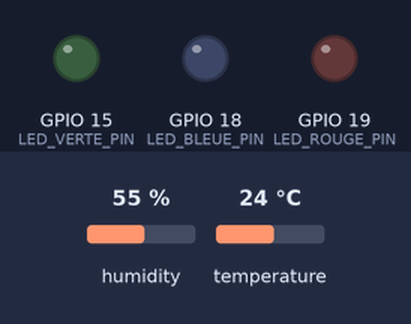
The sketch below on a simulated ESP32. On the bench: output pins drawn as LEDs (lit = HIGH). Inputs (shaded band) come from the test bench; at power-on: humidity 55 %, temperature 24 °C. WiFi joins after 1.5 s; servers stay silent unless stated; uploads are accepted with an empty reply; what the sketch prints to the serial monitor is not drawn.

Above: at 0.0 s.
At 1.1 s:
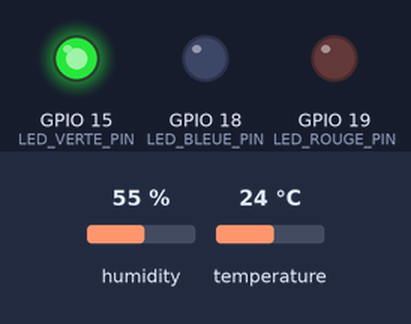
At 2.7 s:
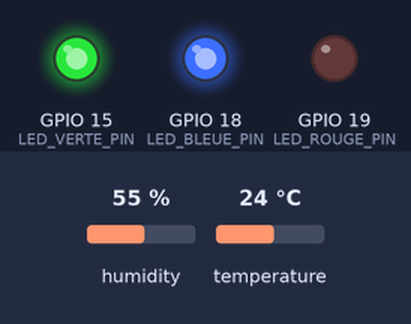
Timing chart, 0 to 4.2 s (numbered marks = the images above):
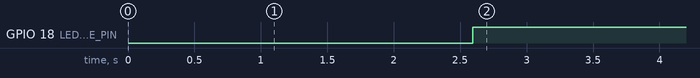

Measured:
- by itself, GPIO 18 (LED_BLEUE_PIN): LOW → HIGH at 2.6 s

The sketch:

esp_monitor.ino
```cpp
#include <Wire.h>
#include <WiFi.h>
#include <Adafruit_Sensor.h>
#include <Adafruit_BME280.h>
#include <HTTPClient.h>
#include <ArduinoJson.h>

// === NOTE: Replace these placeholders with your network info locally.
// Do NOT commit real passwords to a PUBLIC repo. ===
const char* WIFI_SSID = "YOUR_WIFI_SSID";
const char* WIFI_PASSWORD = "YOUR_WIFI_PASSWORD";

// === URL des endpoints ANVIL ===
// Replace with your real endpoints if needed
const char* URL_ENREGISTRER = "https://example.com/_/api/enregistrer_donnees_capteur";
const char* URL_ALERT_STATUS = "https://example.com/_/api/get_alert_status";

// === Pins ===
const int LED_VERTE_PIN = 15;
const int LED_BLEUE_PIN = 18;
const int LED_ROUGE_PIN = 19;
const int BUZZER_PIN    = 23;

// === I2C et capteurs ===
TwoWire I2C_Bus1 = TwoWire(0);  // GPIO 21/22
TwoWire I2C_Bus2 = TwoWire(1);  // GPIO 4/5
Adafruit_BME280 bme1;
Adafruit_BME280 bme2;

bool capteur1_ok = false;
bool capteur2_ok = false;

void envoyer_donnees_capteur(int sensor_id, float temp, float hum) {
  if (WiFi.status() == WL_CONNECTED) {
    HTTPClient http;
    http.begin(URL_ENREGISTRER);
    http.addHeader("Content-Type", "application/json");
    StaticJsonDocument<200> doc;
    doc["sensor_id"] = sensor_id;
    doc["temperature"] = temp;
    doc["humidite"] = hum;
    String jsonData;
    serializeJson(doc, jsonData);

    Serial.print("📤 Envoi capteur ");
    Serial.print(sensor_id);
    Serial.print(" : ");
    Serial.println(jsonData);

    int codeReponse = http.POST(jsonData);
    String reponse = http.getString();

    Serial.print("📥 Réponse serveur (");
    Serial.print(codeReponse);
    Serial.print(") : ");
    Serial.println(reponse);

    http.end();
  } else {
    Serial.println("❌ WiFi non connecté !");
  }
}

bool get_alert_status() {
  if (WiFi.status() == WL_CONNECTED) {
    HTTPClient http;
    http.begin(URL_ALERT_STATUS);
    int code = http.GET();
    if (code == 200) {
      String response = http.getString();
      StaticJsonDocument<200> doc;
      DeserializationError error = deserializeJson(doc, response);
      http.end();
      if (!error && doc.containsKey("alert")) {
        return doc["alert"];
      }
    } else {
      Serial.print("❌ Erreur GET /get_alert_status : ");
      Serial.println(code);
      http.end();
    }
  }
  return false; // Par défaut, pas d’alerte si erreur réseau
}

void scannerI2C(TwoWire &wire, String busName) {
  Serial.print("\n--- Scan I2C ");
  Serial.print(busName);
  Serial.println(" ---");
  byte count = 0;
  for (byte addr = 1; addr < 127; addr++) {
    wire.beginTransmission(addr);
    byte error = wire.endTransmission();
    if (error == 0) {
      Serial.print("✅ Device trouvé à 0x");
      if (addr < 16) Serial.print("0");
      Serial.print(addr, HEX);
      if (addr == 0x76) Serial.print(" (BME280)");
      if (addr == 0x77) Serial.print(" (BME280)");
      Serial.println();
      count++;
    }
  }
  if (count == 0) Serial.println("❌ Aucun device trouvé");
  else {
    Serial.print("✅ Total: ");
    Serial.print(count);
    Serial.println(" device(s)");
  }
  Serial.println("────────────────────────────");
}

void setup() {
  Serial.begin(115200);
  delay(1000);
  Serial.println("╔═══════════════════════════════════════╗");
  Serial.println("║  Système de monitoring IoT fromagerie ║");
  Serial.println("╚═══════════════════════════════════════╝");

  pinMode(LED_VERTE_PIN, OUTPUT);
  pinMode(LED_BLEUE_PIN, OUTPUT);
  pinMode(LED_ROUGE_PIN, OUTPUT);
  pinMode(BUZZER_PIN, OUTPUT);

  digitalWrite(LED_VERTE_PIN, HIGH);
  digitalWrite(LED_BLEUE_PIN, LOW);
  digitalWrite(LED_ROUGE_PIN, LOW);
  noTone(BUZZER_PIN);

  // I2C + capteurs
  I2C_Bus1.begin(21, 22, 100000);
  I2C_Bus2.begin(4, 5, 100000);
  scannerI2C(I2C_Bus1, "Bus 1 (GPIO 21/22)");
  scannerI2C(I2C_Bus2, "Bus 2 (GPIO 4/5)");
  capteur1_ok = bme1.begin(0x76, &I2C_Bus1);
  capteur2_ok = bme2.begin(0x76, &I2C_Bus2);

  WiFi.begin(WIFI_SSID, WIFI_PASSWORD);
  Serial.print("Connexion en cours");
  int tentatives = 0;
  while (WiFi.status() != WL_CONNECTED && tentatives < 30) {
    delay(500); Serial.print("."); tentatives++;
  }
  Serial.println();
  if (WiFi.status() == WL_CONNECTED) {
    Serial.println("✅ WiFi connecté !");
    Serial.print("Adresse IP : "); Serial.println(WiFi.localIP());
    Serial.print("Signal WiFi : "); Serial.print(WiFi.RSSI()); Serial.println(" dBm");
  } else {
    Serial.println("❌ Échec connexion WiFi !");
  }
  Serial.println("═══════════════════════════════════════");
  Serial.println("     Démarrage du monitoring...");
  Serial.println("═══════════════════════════════\n");
}

void loop() {
  // Vérif connexion WiFi
  if (WiFi.status() == WL_CONNECTED) {
    digitalWrite(LED_BLEUE_PIN, HIGH);
    noTone(BUZZER_PIN);
  } else {
    digitalWrite(LED_BLEUE_PIN, LOW);
    digitalWrite(LED_ROUGE_PIN, HIGH); // Rouge = wifi déconnecté
    noTone(BUZZER_PIN);
    Serial.println("❌ WiFi déconnecté !");
    delay(5000);
    return;
  }

  // Mesures capteurs
  float temp1 = bme1.readTemperature();
  float hum1  = bme1.readHumidity();
  float temp2 = bme2.readTemperature();
  float hum2  = bme2.readHumidity();
  Serial.printf("[BME1] T=%.1f°C H=%.1f%%\n", temp1, hum1);
  Serial.printf("[BME2] T=%.1f°C H=%.1f%%\n", temp2, hum2);

  if (capteur1_ok && !isnan(temp1) && !isnan(hum1)) {
    envoyer_donnees_capteur(1, temp1, hum1);
    delay(1000);
  }
  if (capteur2_ok && !isnan(temp2) && !isnan(hum2)) {
    envoyer_donnees_capteur(2, temp2, hum2);
    delay(1000);
  }

  // Vérifie l’état d’alerte
  bool alerte = get_alert_status();

  // === Séquence alarme ===
  if (alerte) {
    Serial.println("ALERTE : BUZZER & LED ROUGE en séquence ALARME!");

    // 1ère phase : 5s LED clignote + buzzer "beep"
    unsigned long buzzerStart = millis();
    while (millis() - buzzerStart < 5000) {
      digitalWrite(LED_ROUGE_PIN, HIGH);
      tone(BUZZER_PIN, 1200);
      delay(100);
      digitalWrite(LED_ROUGE_PIN, LOW);
      noTone(BUZZER_PIN);
      delay(100);
    }

    // 2e phase : 5s LED clignote seule
    unsigned long ledStart = millis();
    while (millis() - ledStart < 5000) {
      digitalWrite(LED_ROUGE_PIN, HIGH);
      delay(100);
      digitalWrite(LED_ROUGE_PIN, LOW);
      delay(100);
    }

    // On force TOUT off pour garantir l'extinction
    digitalWrite(LED_ROUGE_PIN, LOW);
    noTone(BUZZER_PIN);

    Serial.println("Fin de séquence alarme (tout éteint)");
  } else {
    digitalWrite(LED_ROUGE_PIN, LOW);
    noTone(BUZZER_PIN);
    Serial.println("Statut OK (aucune alerte serveur)");
  }

  delay(1000); // Pause avant la prochaine vérification
}
```
